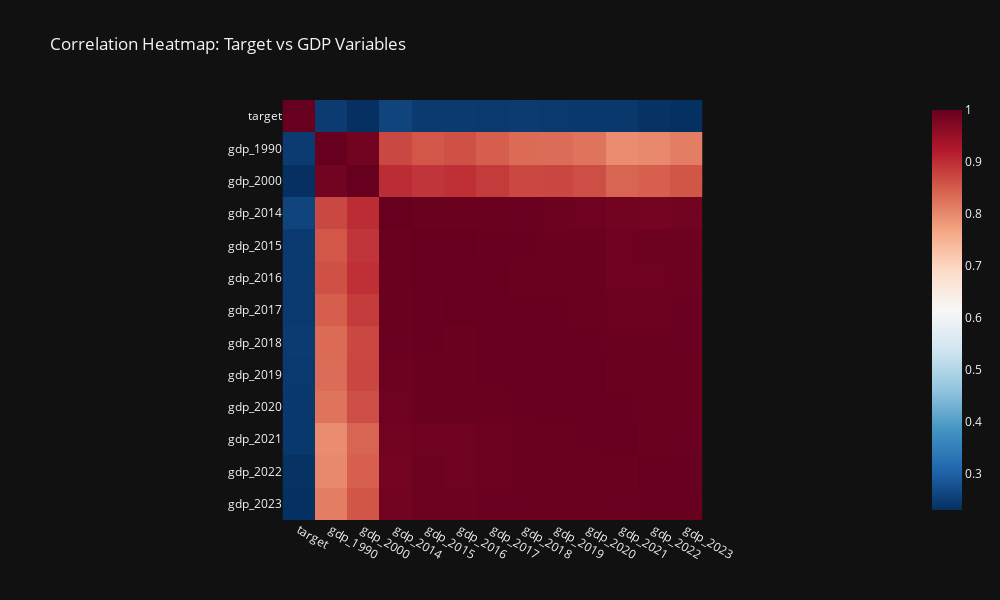

The code cell stored with this chart in its notebook:
### Code cell
# Variables to compare
variables_to_compare = ['gdp_1990',
       'gdp_2000', 'gdp_2014', 'gdp_2015', 'gdp_2016', 'gdp_2017', 'gdp_2018',
       'gdp_2019', 'gdp_2020', 'gdp_2021', 'gdp_2022', 'gdp_2023'
]

# Compute the correlation matrix for 'target' and the selected variables
columns_to_use = ['target'] + variables_to_compare
df_corr_matrix = df[columns_to_use].corr()

# Take the absolute values of the correlation matrix
df_corr_matrix_abs = df_corr_matrix.abs()

fig = px.imshow(df_corr_matrix_abs, 
                color_continuous_scale='RdBu_r', 
                title="Correlation Heatmap: Target vs GDP Variables", 
                template='plotly_dark', 
                width=1000, 
                height=600) 

fig.show()

### Figure 1 — Plotly figure (JSON) as saved in the notebook; plotly's stock layout.template omitted (floating-point values rounded to 4 significant figures; data arrays with more than 128 entries replaced by an {"elided": "..."} marker saying what was removed)
{"data": [{"coloraxis": "coloraxis", "hovertemplate": "x: %{x}<br>y: %{y}<br>color: %{z}<extra></extra>", "name": "0", "type": "heatmap", "x": ["target", "gdp_1990", "gdp_2000", "gdp_2014", "gdp_2015", "gdp_2016", "gdp_2017", "gdp_2018", "gdp_2019", "gdp_2020", "gdp_2021", "gdp_2022", "gdp_2023"], "xaxis": "x", "y": ["target", "gdp_1990", "gdp_2000", "gdp_2014", "gdp_2015", "gdp_2016", "gdp_2017", "gdp_2018", "gdp_2019", "gdp_2020", "gdp_2021", "gdp_2022", "gdp_2023"], "yaxis": "y", "z": {"elided": "13x13 float values"}}], "layout": {"coloraxis": {"colorscale": [[0, "rgb(5,48,97)"], [0.1, "rgb(33,102,172)"], [0.2, "rgb(67,147,195)"], [0.3, "rgb(146,197,222)"], [0.4, "rgb(209,229,240)"], [0.5, "rgb(247,247,247)"], [0.6, "rgb(253,219,199)"], [0.7, "rgb(244,165,130)"], [0.8, "rgb(214,96,77)"], [0.9, "rgb(178,24,43)"], [1, "rgb(103,0,31)"]]}, "height": 600, "title": {"text": "Correlation Heatmap: Target vs GDP Variables"}, "width": 1000, "xaxis": {"anchor": "y", "constrain": "domain", "domain": [0, 1], "scaleanchor": "y"}, "yaxis": {"anchor": "x", "autorange": "reversed", "constrain": "domain", "domain": [0, 1]}}}
